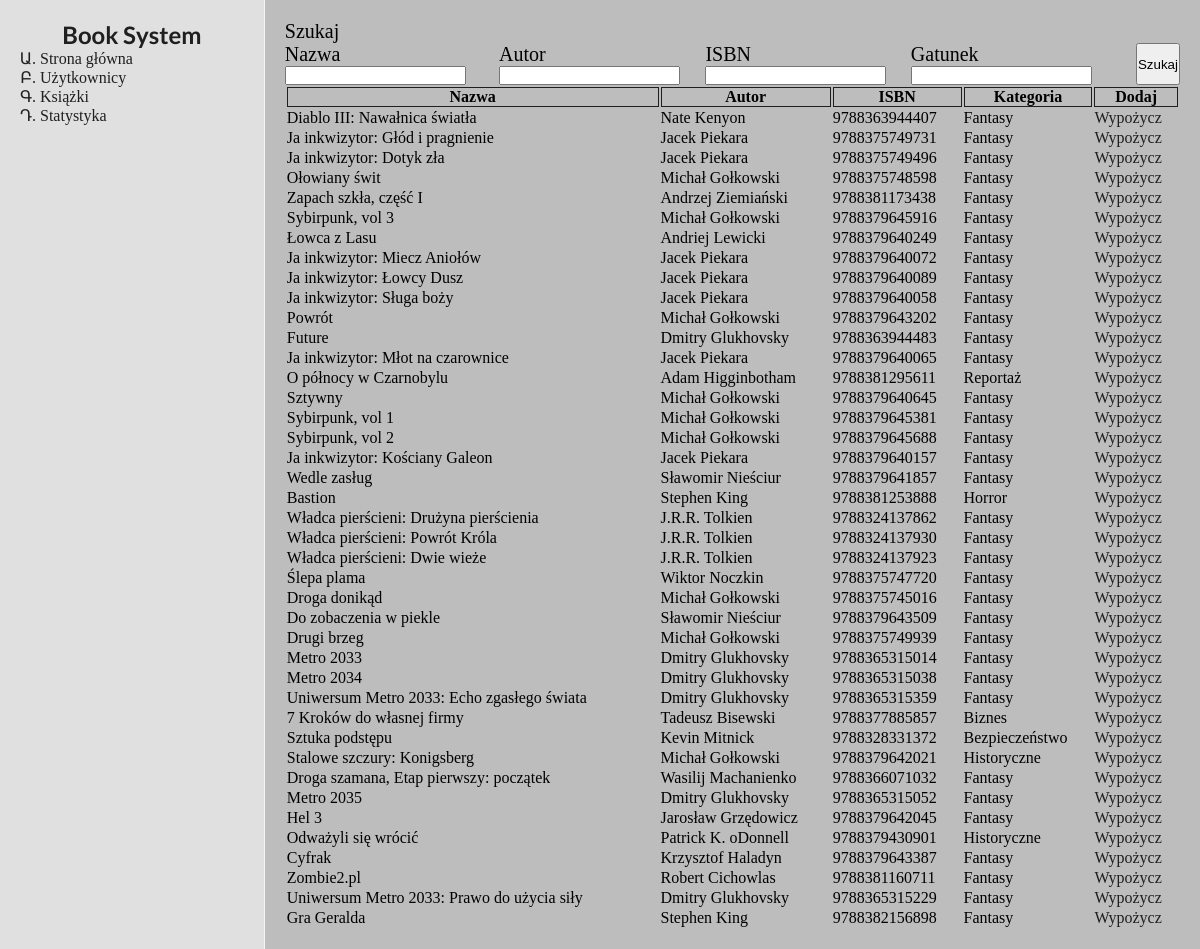
The page /books.php on the database its author committed.
### tables this page shows
CREATE TABLE `books` (
  `id` int(11) NOT NULL,
  `name` varchar(256) NOT NULL,
  `author` varchar(100) NOT NULL,
  `isbn` varchar(100) NOT NULL,
  `genre` varchar(100) NOT NULL
);

### books.php (the view, shortened to what this page needs)
<?php
include "header.php";
$connection = mysqlConnect();
$query = "";
if(isset($_GET["name"]) || isset($_GET["author"]) || isset($_GET["isbn"]) || isset($_GET["genre"]))
{
    $name = $_GET["name"];
    $author = $_GET["author"];
    $isbn = $_GET["isbn"];
    $genre = $_GET["genre"];
    $selects = [];
    if($name != null)
    {
        $selects["name"] = $name;
    }
    if($author != null)
    {
        $selects["author"] = $author;
    }
    if($isbn != null)
    {
        $selects["isbn"] = $isbn;
    }
    if($genre != null)
    {
        $selects["genre"] = $genre;
    }
    $where = implode(", ", array_map(
        function ($value, $key) {
            return "{$key} = \"{$value}\"";
        },
        $selects,
        array_keys($selects)
    ));
    $query = "select * from books where {$where}";
}
else
{
    $query = "select * from books";
}
$result = $connection->query($query);
$books = [];
if($result->num_rows > 0)
{
    while($book = $result->fetch_assoc())
    {
        $books[] = $book;
    }
}
?>
<div>
    <span>Szukaj</span>
    <form action="books.php" method="get" class = "formSearch">
        <div>
            <span>Nazwa</span>
            <input type="text" name="name">
        </div>
        <div>
            <span>Autor</span>
            <input type="text" name="author">
        </div>
        <div>
            <span>ISBN</span>
            <input type="text" name="isbn">
        </div>
        <div>
            <span>Gatunek</span>
            <input type="text" name="genre">
        </div>
        <input type="submit" value="Szukaj">
    </form>
</div>
<table>
    <tr>
        <th><strong>Nazwa</strong></th>
        <th><strong>Autor</strong></th>
        <th><strong>ISBN</strong></th>
        <th><strong>Kategoria</strong></th>
        <th><strong>Dodaj</strong></th>
    </tr>
    <?php foreach($books as $book): ?>
        <tr>
            <td><?php echo $book["name"]; ?></td>
            <td><?php echo $book["author"]; ?></td>
            <td><?php echo $book["isbn"]; ?></td>
            <td><?php echo $book["genre"]; ?></td>
            <td><a href="rent.php?id=<?php echo $book["id"]; ?>">Wypożycz</a></td>
        </tr>
    <?php endforeach;?>
</table>
<?php include "footer.php"; ?>

### header.php (shortened to what this page needs)
<html>
<head>
    <link rel="stylesheet" href="/styles/styles.css">
</head>
<body>
    <div class="container">
        <div class="sidebar">
            <h1 class="logo">Book System</h1>
            <ul class="menu">
                <li><a href="index.php">Strona główna</a></li>
                <li><a href="users.php">Użytkownicy</a></li>
                <li><a href="books.php">Książki</a></li>
                <li><a href="stats.php">Statystyka</a></li>
            </ul>
        </div>
        <div class="content">

### footer.php
</div>
</div>
</body>
</html>

### styles/styles.css (style rules this page uses)
* { padding: 0; margin: 0; box-sizing: border-box; }
html { scroll-behavior: smooth; }
.container { width: 100vw; min-height: 100vh; background-color: #E0E0E0; display: flex; flex-direction: row; }
.sidebar { flex: 1; border-right: solid 1px whitesmoke; padding: 20px; }
.content { flex: 4; background-color: #BDBDBD; padding: 20px; font-size: 20px; }
.logo { font-family: 'Lato', sans-serif; font-size: 24px; color: #1f1f1f; text-align: center; }
.menu { list-style: armenian; color: #1f1f1f; font-size: 16px; margin-left: 20px; }
table { width: 100%; }
th { border: 1px solid #1f1f1f; }
.formSearch { display: flex; flex-direction: row; }
a { color: #1f1f1f; text-decoration: none; }

### rows shown on the page
books: name "Diablo III: Nawałnica światła", author "Nate Kenyon", isbn "9788363944407", genre "Fantasy"
books: name "Ja inkwizytor: Głód i pragnienie", author "Jacek Piekara", isbn "9788375749731", genre "Fantasy"
books: name "Ja inkwizytor: Dotyk zła", author "Jacek Piekara", isbn "9788375749496", genre "Fantasy"
books: name "Ołowiany świt", author "Michał Gołkowski", isbn "9788375748598", genre "Fantasy"
books: name "Zapach szkła, część I", author "Andrzej Ziemiański", isbn "9788381173438", genre "Fantasy"
books: name "Sybirpunk, vol 3", author "Michał Gołkowski", isbn "9788379645916", genre "Fantasy"
books: name "Łowca z Lasu", author "Andriej Lewicki", isbn "9788379640249", genre "Fantasy"
books: name "Ja inkwizytor: Miecz Aniołów", author "Jacek Piekara", isbn "9788379640072", genre "Fantasy"
books: name "Ja inkwizytor: Łowcy Dusz", author "Jacek Piekara", isbn "9788379640089", genre "Fantasy"
books: name "Ja inkwizytor: Sługa boży", author "Jacek Piekara", isbn "9788379640058", genre "Fantasy"
books: name "Powrót", author "Michał Gołkowski", isbn "9788379643202", genre "Fantasy"
books: name "Future", author "Dmitry Glukhovsky", isbn "9788363944483", genre "Fantasy"
books: name "Ja inkwizytor: Młot na czarownice", author "Jacek Piekara", isbn "9788379640065", genre "Fantasy"
books: name "O północy w Czarnobylu", author "Adam Higginbotham", isbn "9788381295611", genre "Reportaż"
books: name "Sztywny", author "Michał Gołkowski", isbn "9788379640645", genre "Fantasy"
books: name "Sybirpunk, vol 1", author "Michał Gołkowski", isbn "9788379645381", genre "Fantasy"
books: name "Sybirpunk, vol 2", author "Michał Gołkowski", isbn "9788379645688", genre "Fantasy"
books: name "Ja inkwizytor: Kościany Galeon", author "Jacek Piekara", isbn "9788379640157", genre "Fantasy"
books: name "Wedle zasług", author "Sławomir Nieściur", isbn "9788379641857", genre "Fantasy"
books: name "Bastion", author "Stephen King", isbn "9788381253888", genre "Horror"
books: name "Władca pierścieni: Drużyna pierścienia", author "J.R.R. Tolkien", isbn "9788324137862", genre "Fantasy"
books: name "Władca pierścieni: Powrót Króla", author "J.R.R. Tolkien", isbn "9788324137930", genre "Fantasy"
books: name "Władca pierścieni: Dwie wieże", author "J.R.R. Tolkien", isbn "9788324137923", genre "Fantasy"
books: name "Ślepa plama", author "Wiktor Noczkin", isbn "9788375747720", genre "Fantasy"
books: name "Droga donikąd", author "Michał Gołkowski", isbn "9788375745016", genre "Fantasy"
books: name "Do zobaczenia w piekle", author "Sławomir Nieściur", isbn "9788379643509", genre "Fantasy"
books: name "Drugi brzeg", author "Michał Gołkowski", isbn "9788375749939", genre "Fantasy"
books: name "Metro 2033", author "Dmitry Glukhovsky", isbn "9788365315014", genre "Fantasy"
books: name "Metro 2034", author "Dmitry Glukhovsky", isbn "9788365315038", genre "Fantasy"
books: name "Uniwersum Metro 2033: Echo zgasłego świata", author "Dmitry Glukhovsky", isbn "9788365315359", genre "Fantasy"
books: name "7 Kroków do własnej firmy", author "Tadeusz Bisewski", isbn "9788377885857", genre "Biznes"
books: name "Sztuka podstępu", author "Kevin Mitnick", isbn "9788328331372", genre "Bezpieczeństwo"
books: name "Stalowe szczury: Konigsberg", author "Michał Gołkowski", isbn "9788379642021", genre "Historyczne"
books: name "Droga szamana, Etap pierwszy: początek", author "Wasilij Machanienko", isbn "9788366071032", genre "Fantasy"
books: name "Metro 2035", author "Dmitry Glukhovsky", isbn "9788365315052", genre "Fantasy"
books: name "Hel 3", author "Jarosław Grzędowicz", isbn "9788379642045", genre "Fantasy"
books: name "Odważyli się wrócić", author "Patrick K. oDonnell", isbn "9788379430901", genre "Historyczne"
books: name "Cyfrak", author "Krzysztof Haladyn", isbn "9788379643387", genre "Fantasy"
books: name "Zombie2.pl", author "Robert Cichowlas", isbn "9788381160711", genre "Fantasy"
books: name "Uniwersum Metro 2033: Prawo do użycia siły", author "Dmitry Glukhovsky", isbn "9788365315229", genre "Fantasy"
books: name "Gra Geralda", author "Stephen King", isbn "9788382156898", genre "Fantasy"
